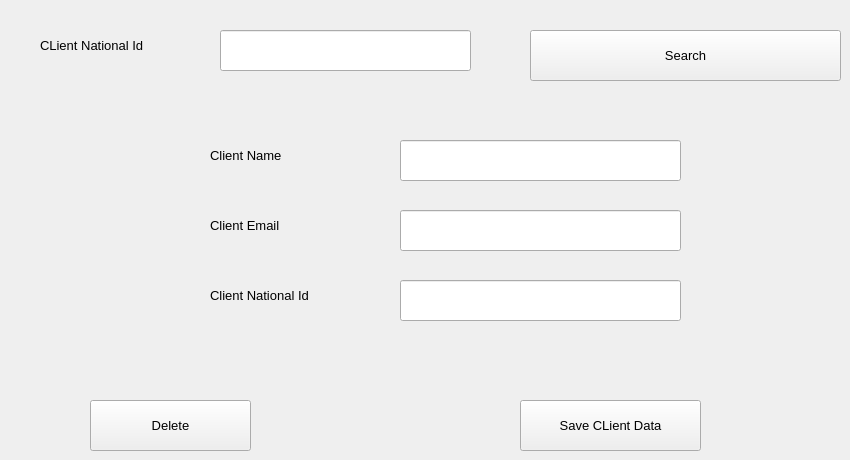
      <widget class="QWidget" name="tab_14">
       <attribute name="title">
        <string>Edit Or Delete A Client</string>
       </attribute>
       <widget class="QLineEdit" name="lineEdit_25">
        <property name="geometry">
         <rect>
          <x>220</x>
          <y>30</y>
          <width>251</width>
          <height>41</height>
         </rect>
        </property>
        <property name="font">
         <font>
          <pointsize>10</pointsize>
         </font>
        </property>
       </widget>
       <widget class="QLabel" name="label_42">
        <property name="geometry">
         <rect>
          <x>40</x>
          <y>30</y>
          <width>161</width>
          <height>31</height>
         </rect>
        </property>
        <property name="font">
         <font>
          <family>Segoe UI</family>
          <pointsize>10</pointsize>
         </font>
        </property>
        <property name="text">
         <string>CLient National Id</string>
        </property>
       </widget>
       <widget class="QPushButton" name="pushButton_23">
        <property name="geometry">
         <rect>
          <x>520</x>
          <y>400</y>
          <width>181</width>
          <height>51</height>
         </rect>
        </property>
        <property name="font">
         <font>
          <family>Segoe UI</family>
          <pointsize>10</pointsize>
         </font>
        </property>
        <property name="text">
         <string>Save CLient Data</string>
        </property>
       </widget>
       <widget class="QPushButton" name="pushButton_24">
        <property name="geometry">
         <rect>
          <x>530</x>
          <y>30</y>
          <width>311</width>
          <height>51</height>
         </rect>
        </property>
        <property name="font">
         <font>
          <pointsize>10</pointsize>
         </font>
        </property>
        <property name="text">
         <string>Search</string>
        </property>
       </widget>
       <widget class="QPushButton" name="pushButton_25">
        <property name="geometry">
         <rect>
          <x>90</x>
          <y>400</y>
          <width>161</width>
          <height>51</height>
         </rect>
        </property>
        <property name="font">
         <font>
          <pointsize>10</pointsize>
         </font>
        </property>
        <property name="text">
         <string>Delete</string>
        </property>
       </widget>
       <widget class="QLabel" name="label_36">
        <property name="geometry">
         <rect>
          <x>210</x>
          <y>140</y>
          <width>121</width>
          <height>31</height>
         </rect>
        </property>
        <property name="font">
         <font>
          <family>Segoe UI</family>
          <pointsize>10</pointsize>
         </font>
        </property>
        <property name="text">
         <string>Client Name</string>
        </property>
       </widget>
       <widget class="QLineEdit" name="lineEdit_28">
        <property name="geometry">
         <rect>
          <x>400</x>
          <y>140</y>
          <width>281</width>
          <height>41</height>
         </rect>
        </property>
        <property name="font">
         <font>
          <pointsize>10</pointsize>
         </font>
        </property>
       </widget>
       <widget class="QLineEdit" name="lineEdit_27">
        <property name="geometry">
         <rect>
          <x>400</x>
          <y>210</y>
          <width>281</width>
          <height>41</height>
         </rect>
        </property>
        <property name="font">
         <font>
          <pointsize>10</pointsize>
         </font>
        </property>
       </widget>
       <widget class="QLabel" name="label_34">
        <property name="geometry">
         <rect>
          <x>210</x>
          <y>280</y>
          <width>161</width>
          <height>31</height>
         </rect>
        </property>
        <property name="font">
         <font>
          <family>Segoe UI</family>
          <pointsize>10</pointsize>
         </font>
        </property>
        <property name="text">
         <string>Client National Id</string>
        </property>
       </widget>
       <widget class="QLabel" name="label_35">
        <property name="geometry">
         <rect>
          <x>210</x>
          <y>210</y>
          <width>121</width>
          <height>31</height>
         </rect>
        </property>
        <property name="font">
         <font>
          <family>Segoe UI</family>
          <pointsize>10</pointsize>
         </font>
        </property>
        <property name="text">
         <string>Client Email</string>
        </property>
       </widget>
       <widget class="QLineEdit" name="lineEdit_26">
        <property name="geometry">
         <rect>
          <x>400</x>
          <y>280</y>
          <width>281</width>
          <height>41</height>
         </rect>
        </property>
        <property name="font">
         <font>
          <pointsize>10</pointsize>
         </font>
        </property>
       </widget>
      </widget>
